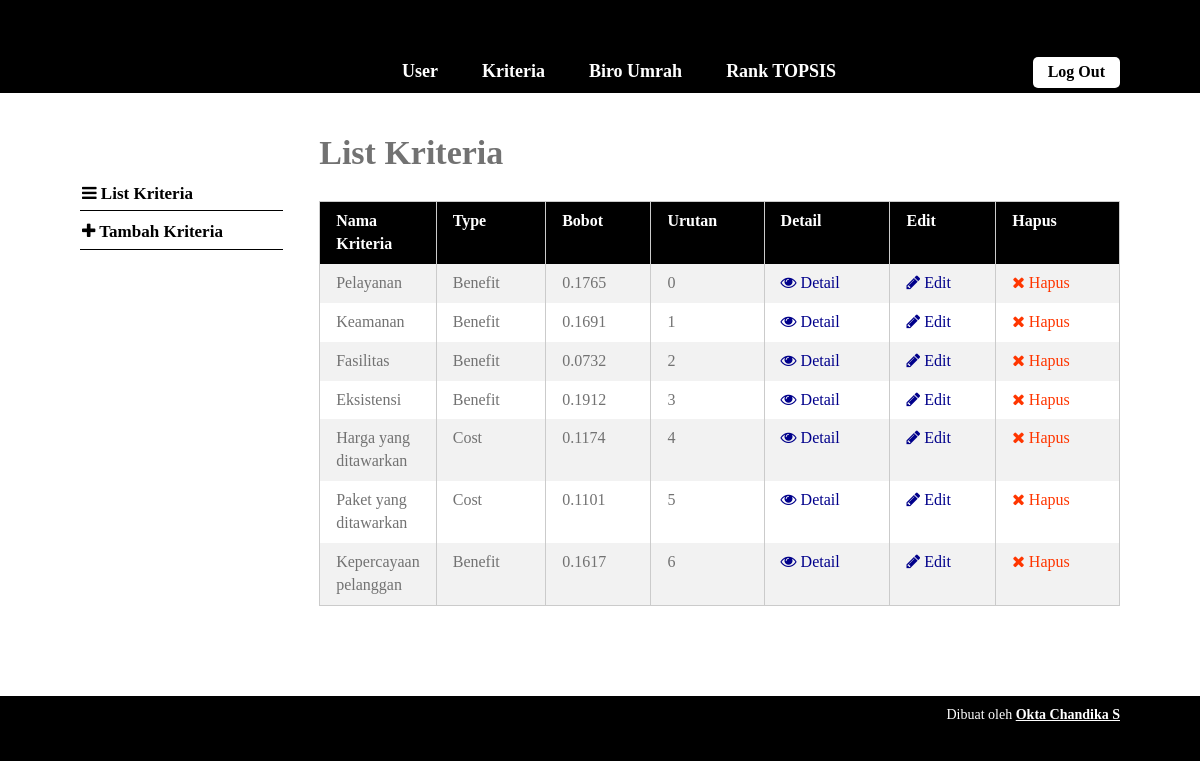
The app's page /list-kriteria.php (signed in) with its own data.
### tables this page shows
CREATE TABLE `kriteria` (
  `id_kriteria` int(10) NOT NULL,
  `nama` varchar(30) NOT NULL,
  `type` enum('benefit','cost') NOT NULL,
  `bobot` float NOT NULL,
  `ada_pilihan` tinyint(1) DEFAULT NULL,
  `urutan_order` int(2) NOT NULL
);

### list-kriteria.php (the view, shortened to what this page needs)
<?php require_once('includes/init.php'); ?>
<?php
require_once('template-parts/header.php');
?>
	<div class="main-content-row">
	<div class="container clearfix">
		<?php include_once('template-parts/sidebar-kriteria.php'); ?>
		<div class="main-content the-content">
			<h1>List Kriteria</h1>
			<?php
			$query = $pdo->prepare('SELECT * FROM kriteria ORDER BY urutan_order ASC');
			$query->execute();
			$query->setFetchMode(PDO::FETCH_ASSOC);
			if($query->rowCount() > 0):
			?>
			<table class="pure-table pure-table-striped">
				<thead>
					<tr>
						<th width="100px">Nama Kriteria</th>
						<th>Type</th>
						<th>Bobot</th>
						<th>Urutan</th>
						<th>Detail</th>
						<th>Edit</th>
						<th>Hapus</th>
					</tr>
				</thead>
				<tbody>
					<?php while($hasil = $query->fetch()): ?>
						<tr>
							<td><?php echo $hasil['nama']; ?></td>
							<td>
							<?php
							if($hasil['type'] == 'benefit') {
								echo 'Benefit';
							} elseif($hasil['type'] == 'cost') {
								echo 'Cost';
							}
							?>
							</td>
							<td><?php echo $hasil['bobot']; ?></td>
							<td><?php echo $hasil['urutan_order']; ?></td>
							<td><a href="single-kriteria.php?id=<?php echo $hasil['id_kriteria']; ?>"><span class="fa fa-eye"></span> Detail</a></td>
							<td><a href="edit-kriteria.php?id=<?php echo $hasil['id_kriteria']; ?>"><span class="fa fa-pencil"></span> Edit</a></td>
							<td><a href="hapus-kriteria.php?id=<?php echo $hasil['id_kriteria']; ?>" class="red yakin-hapus"><span class="fa fa-times"></span> Hapus</a></td>
						</tr>
					<?php endwhile; ?>
				</tbody>
			</table>
			<?php else: ?>
				<p>Maaf, belum ada data untuk kriteria.</p>
			<?php endif; ?>
		</div>
	</div>
	</div>
<?php
require_once('template-parts/footer.php');

### stylesheets/style.css (style rules this page uses)
html,body,div,span,applet,object,iframe,h1,h2,h3,h4,h5,h6,p,blockquote,pre,a,abbr,acronym,address,big,cite,code,del,dfn,em,img,ins,kbd,q,s,samp,small,strike,strong,sub,sup,tt,var,b,u,i,center,dl,dt,dd,ol,ul,li,fieldset,form,label,legend,table,caption,tbody,tfoot,thead,tr,th,td,article,aside,canvas,details,embed,figure,figcaption,footer,header,hgroup,menu,nav,output,ruby,section,summary,time,mark,audio,video { margin:0; padding:0; border:0; font-size:100%; vertical-align:baseline }
body { line-height:1 }
table { border-collapse:collapse; border-spacing:0 }
*,*:before,*:after { -moz-box-sizing:border-box; -webkit-box-sizing:border-box; box-sizing:border-box }
.clearfix:before,.clearfix:after { content:" "; display:table }
.clear,.clearfix:after { clear:both }
a { color:#000000; text-decoration:none }
.container { max-width:1100px; margin:0 auto; position:relative; padding:0 30px }
body { background:#000000; font-family:"Calibri"; color:#727272; font-size:14px; line-height:1.3; font-weight:500 }
h1,h2,h3,h4,h5,h6 { font-weight:300 }
.pure-table { border-collapse:collapse; border-spacing:0; empty-cells:show; border:1px solid #cbcbcb; width:100% }
.pure-table td,.pure-table th { border-left:1px solid #cbcbcb; border-width:0 0 0 1px; font-size:inherit; margin:0; overflow:visible; padding:0.5em 1em }
.pure-table td:first-child,.pure-table th:first-child { border-left-width:0 }
.pure-table thead { background-color:#000000; color:#fff; text-align:left; vertical-align:bottom }
.pure-table thead th { color:#fff }
.pure-table td { background-color:transparent }
.pure-table-striped tr:nth-child(2n-1) td { background-color:#f2f2f2 }
.the-content { font-size:16px; line-height:1.42857 }
.the-content a { color:#00008B }
.the-content h1,.the-content h2,.the-content h3,.the-content h4,.the-content h5,.the-content h6 { font-weight:700 }
.the-content h1 { font-size:34px; margin:0.8em 0 0.8em; padding:0; line-height:1.2 }
.the-content blockquote,.the-content table,.the-content p,.the-content ul,.the-content ol,.the-content dd,.the-content pre,.the-content iframe,.the-content .flxmap-container,.the-content hr { margin-bottom:1em }
.the-content table { margin-bottom:50px }
.the-content>h1:first-child,.the-content>h3:first-child,.the-content>h2:first-child { margin-top:0 }
.fa { display:inline-block; font:normal normal normal 14px/1 FontAwesome; font-size:inherit; text-rendering:auto; -webkit-font-smoothing:antialiased; -moz-osx-font-smoothing:grayscale }
.fa-remove:before,.fa-close:before,.fa-times:before { content:"\f00d" }
.fa-pencil:before { content:"\f040" }
.fa-eye:before { content:"\f06e" }
button,a { -webkit-transition:all .2s ease; -moz-transition:all .2s ease; -o-transition:all .2s ease; transition:all 0.2s ease }
span.red,a.red,.the-content span.red,.the-content a.red { color:#ff3600 }
.main-content { float:right; width:77%; padding:40px 0 }

### records on screen
kriteria: nama "Pelayanan", type "Benefit", bobot "0.1765", urutan_order "0"
kriteria: nama "Keamanan", type "Benefit", bobot "0.1691", urutan_order "1"
kriteria: nama "Fasilitas", type "Benefit", bobot "0.0732", urutan_order "2"
kriteria: nama "Eksistensi", type "Benefit", bobot "0.1912", urutan_order "3"
kriteria: nama "Harga yang ditawarkan", type "Cost", bobot "0.1174", urutan_order "4"
kriteria: nama "Paket yang ditawarkan", type "Cost", bobot "0.1101", urutan_order "5"
kriteria: nama "Kepercayaan pelanggan", type "Benefit", bobot "0.1617", urutan_order "6"
